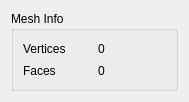
<?xml version="1.0" encoding="UTF-8"?>
<ui version="4.0">
 <class>MeshInfoWidget</class>
 <widget class="QWidget" name="MeshInfoWidget">
  <property name="geometry">
   <rect>
    <x>0</x>
    <y>0</y>
    <width>189</width>
    <height>102</height>
   </rect>
  </property>
  <property name="windowTitle">
   <string>Form</string>
  </property>
  <layout class="QVBoxLayout" name="verticalLayout">
   <item>
    <widget class="QGroupBox" name="groupBox">
     <property name="title">
      <string>Mesh Info</string>
     </property>
     <layout class="QGridLayout" name="gridLayout">
      <item row="0" column="1">
       <widget class="QLabel" name="numVertices">
        <property name="text">
         <string>0</string>
        </property>
       </widget>
      </item>
      <item row="0" column="0">
       <widget class="QLabel" name="label">
        <property name="text">
         <string>Vertices</string>
        </property>
       </widget>
      </item>
      <item row="1" column="1">
       <widget class="QLabel" name="numFaces">
        <property name="text">
         <string>0</string>
        </property>
       </widget>
      </item>
      <item row="1" column="0">
       <widget class="QLabel" name="label_2">
        <property name="text">
         <string>Faces</string>
        </property>
       </widget>
      </item>
     </layout>
    </widget>
   </item>
  </layout>
 </widget>
 <resources/>
 <connections/>
</ui>
